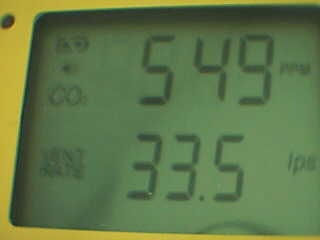
#> input picture sample/sample.jpg, 320 x 240 px
$ python filter.py sample/sample.jpg out.png   (Python 2 division)
#> lines starting #> are read from the running program, lines starting #| are printed output that depends on the picture; after the words box and inside, x2 and y2 are one past the last pixel; in counts of white or black regions, pixels touching at a corner belong together
### lib/histgram.py
import cv2
import util

class Histgram:
    """ this is image histgram class """
    def __init__(self, img):
        self.img = img
        self.calc()

    # [118 lines left out: functions calc, flatten_range, normalize_rule, normalize_bin, normalize_img, show, not called in this run]

### filter.py
#!/opt/local/bin/python2.7

import cv
import cv2
import numpy as np

import sys
from lib.histgram import Histgram

# load file
if(len(sys.argv) != 3):
    print 'usage: python %s input.jpg output.jpg' % sys.argv[0]
    quit()

infile  = sys.argv[1]
outfile = sys.argv[2]

try:
    img = cv2.imread(infile, 1)
#> img is the input picture: shape (240, 320, 3); mean B, G, R 73.1, 120.1, 97.3
except:
    print 'fail to load %s' % infile
    quit()

# contrastive
gray = cv2.cvtColor(img, cv2.COLOR_BGR2GRAY)
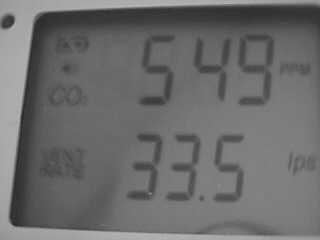
#> gray: shape (240, 320); min 38, max 186, mean 107.9

hist = Histgram(gray)
#| width 320 , height 240
#> after the loop in calc, `for y in range(height):`: self.bin = 256 values, max 3721 at index 106, min 0 at index 0, mean 300
gray = hist.normalize_img(gray)
#> in flatten_range, `newbin = [0] * len(self.bin)`: newbin = 256 values from 0 to 0
#> in flatten_range, `cutoff = int(max(self.bin) * 0.01)`: cutoff = 37
#> after the loop in flatten_range, `for i in range(len(self.bin)):`: newbin = 256 values, max 3721 at index 106, min 0 at index 0, mean 297.8
#> in flatten_range, `range_bin = range(len(self.bin))`: range_bin = 256 values from 0 to 255
#> the loop in flatten_range, `for i in range_bin:` made 48 passes
#> the loop in flatten_range, `for i in range_bin:` made 78 passes
#> in normalize_img, `(min_p, max_p) = self.flatten_range()`: min_p = 46; max_p = 179
#> in normalize_img, `rule = self.normalize_rule((min_p, max_p), (0, 255))`: rule = 256 values from 0 to 255
#> after the loop in normalize_img, `for y in range(height):`:
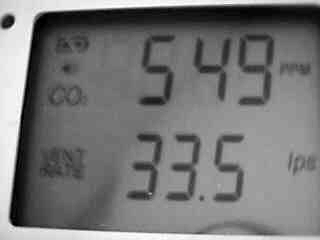
#> img: shape (240, 320); min 0, max 255, mean 118.2

# digitalize image
_,thresh = cv2.threshold(gray, 0, 255, cv2.THRESH_BINARY | cv2.THRESH_OTSU)
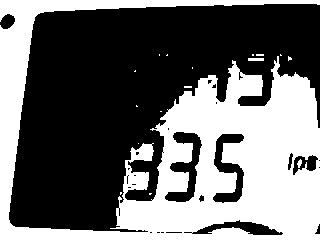
#> thresh: shape (240, 320); 42% white; 17 white regions (14 under 20 px), largest, box (x1, y1, x2, y2) and area: (0, 0, 320, 240) 32075, (248, 58, 264, 61) 48, (297, 159, 302, 168) 28
adaptive = cv2.adaptiveThreshold(gray, 255, cv2.ADAPTIVE_THRESH_GAUSSIAN_C, cv2.THRESH_BINARY, 15, 5)
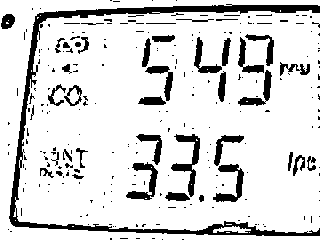
#> adaptive: shape (240, 320); 85.1% white; 252 black regions (210 under 20 px), largest, box (x1, y1, x2, y2) and area: (9, 4, 320, 236) 4501, (171, 134, 200, 197) 567, (213, 164, 244, 202) 456

# a little bit magic..
dilate   = cv2.dilate(adaptive, None)
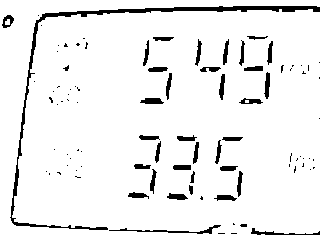
#> dilate: shape (240, 320); 93.3% white; 93 black regions (58 under 20 px), largest, box (x1, y1, x2, y2) and area: (10, 6, 320, 230) 1955, (109, 225, 221, 234) 218, (251, 228, 320, 235) 150
erode    = cv2.erode(dilate, None)
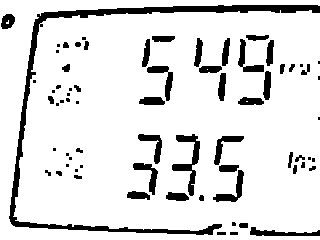
#> erode: shape (240, 320); 87.6% white; 71 black regions (25 under 20 px), largest, box (x1, y1, x2, y2) and area: (9, 5, 320, 235) 3783, (172, 134, 200, 196) 547, (250, 227, 320, 236) 316

# write
cv2.imwrite(outfile, erode)
